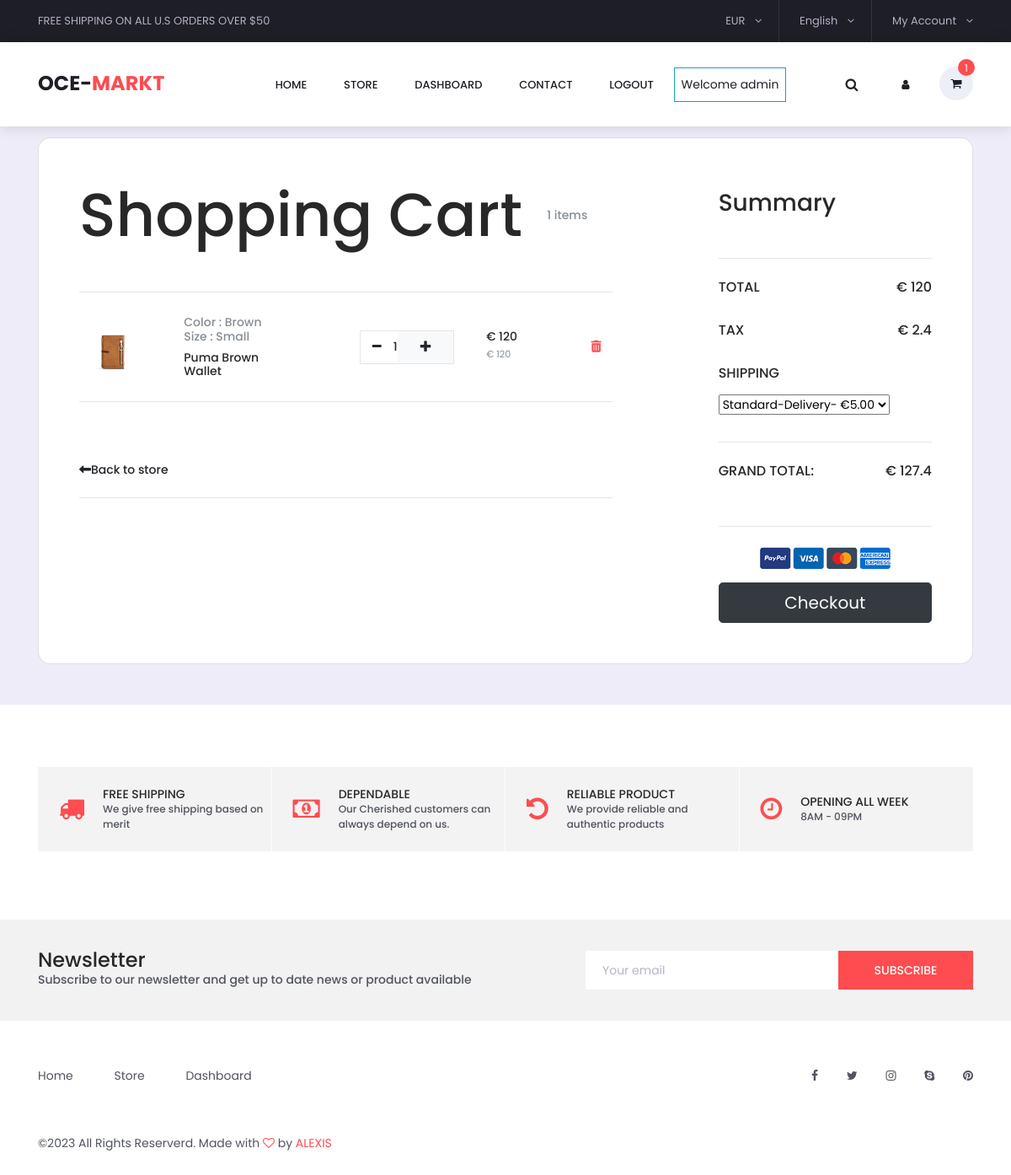
Before: /cart/ (signed in) with the older database file.
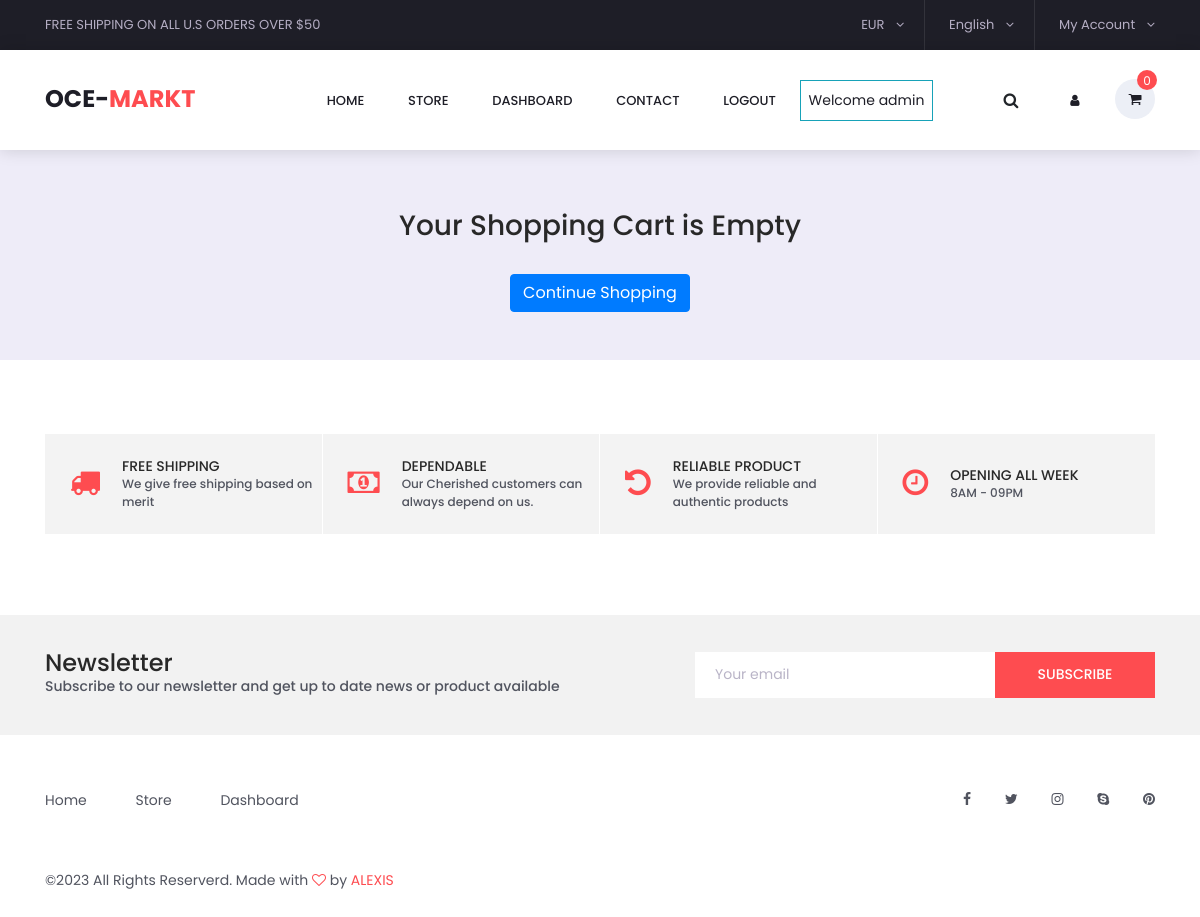
After: the same page with the newer database file.
### carts/models.py (models this page shows, shortened)
class CartItem(models.Model):
    user = models.ForeignKey(Account, on_delete=models.CASCADE, null=True)
    product = models.ForeignKey(Product, on_delete=models.CASCADE)
    variations = models.ManyToManyField(Variation, blank=True)
    cart = models.ForeignKey(Cart, on_delete=models.CASCADE, null=True)
    quantity = models.IntegerField()
    is_active = models.BooleanField(default=True)
    def sub_total(self):
        return self.product.price * self.quantity

### store/models.py (models this page shows, shortened)
class Product(models.Model):
    product_name = models.CharField(max_length=255, unique=True)
    slug = models.SlugField(max_length=255, unique=True)
    description = models.TextField(max_length=600, blank=True)
    price = models.IntegerField()
    old_price = models.IntegerField(blank=True, default=0)
    image = models.ImageField(upload_to='photos/products')
    stock = models.IntegerField()
    tagged = models.CharField(max_length=50, blank=True)
    is_available = models.BooleanField(default=True)
    category = models.ForeignKey(Category, on_delete=models.CASCADE)
    created_date = models.DateTimeField(auto_now_add=True, )
    modified_date = models.DateTimeField(auto_now=True)
    def get_url(self):
        return reverse('product_detail', args=[self.category.slug, self.slug])

class Variation(models.Model):
    product = models.ForeignKey(Product, on_delete=models.CASCADE)
    variation_category = models.CharField(
        max_length=100, choices=variation_category_choice)
    variation_value = models.CharField(max_length=100)
    is_active = models.BooleanField(default=True)
    created_date = models.DateTimeField(auto_now=True)
    updated_date = models.DateTimeField(auto_now=True)
    objects = VariationManager()

### carts/views.py (the view)
# urls.py: path('cart/', include('carts.urls')),
def cart(request, total=0, quantity=0, cart_items=None):
    try:
        tax = 0
        grand_total = 0
        if request.user.is_authenticated:
            cart_items = CartItem.objects.filter(
                user=request.user, is_active=True)
        else:
            cart = Cart.objects.get(cart_id=_cart_id(request))
            cart_items = CartItem.objects.filter(cart=cart, is_active=True)
        for cart_item in cart_items:
            total += (cart_item.product.price * cart_item.quantity)
            quantity += cart_item.quantity
        tax = (2 * total)/100
        grand_total = total + tax + STANDARD_DELIVERY
    except ObjectDoesNotExist:
        pass
    context = {
        'total': total,
        'quantity': quantity,
        'cart_items': cart_items,
        'tax': tax,
        'grand_total': grand_total,
        'standard_delivery': STANDARD_DELIVERY
    }
    return render(request, 'store/cart.html', context)

### carts/context_processors.py (called while the page is built)
def counter(request):
    cart_count = 0
    if 'admin' in request.path:
        return {}
    else:
        try:
            cart = Cart.objects.filter(cart_id=_cart_id(request))
            if request.user.is_authenticated:
                cart_items = CartItem.objects.all().filter(user=request.user)
            else:
                cart_items = CartItem.objects.all().filter(cart=cart[:1])
            for cart_item in cart_items:
                cart_count += cart_item.quantity
        except Cart.DoesNotExist:
            cart_count = 0
    return dict(cart_count=cart_count)

### carts/views.py (called while the page is built)
def _cart_id(request):
    cart = request.session.session_key
    if not cart:
        cart = request.session.create()
    return cart

### category/context_processors.py (called while the page is built)
def menu_links(request):
    links = Category.objects.all()
    return dict(links=links)

### category/models.py (called while the page is built)
    def __str__(self):
        return self.category_name

### templates/store/cart.html (shortened to what the changed rows need)
{% extends 'base.html' %}
{% load static %}
{% block content %}
<br>
<br>
<br>
<br>
<br>
<section class="h-100 h-custom" style="background-color: #eeecf8;">
    <div class="container py-5 h-100">
  {% if not cart_items %}
   <br>
   <br>
  <h3 class="text-center">Your Shopping Cart is Empty</h3>
  <br>
  <div class="text-center">
    <a href="{% url 'store' %}" class="btn btn-primary">Continue Shopping</a>
  </div>
  {% else %}
      <div class="row d-flex justify-content-center align-items-center h-100">
        <div class="col-12">
          <div class="card card-registration card-registration-2" style="border-radius: 15px;">
            <div class="card-body p-0">
              <div class="row g-0">
                <div class="col-lg-8">
                  <div class="p-5">
                    <div class="d-flex justify-content-between align-items-center mb-5">
                      <h1 class="fw-bold mb-0 text-black">Shopping Cart</h1>
                      <h6 class="mb-0 text-muted">{{quantity}} items</h6>
                    </div>
                    <hr class="my-4">
                    {% for cart_item in cart_items %}
                    <div class="row mb-4 d-flex justify-content-between align-items-center">
                      <div class="col-md-2 col-lg-2 col-xl-2">
                        <a href="{{ cart_item.product.get_url }}">  <img
                          src="{{ cart_item.product.image.url}}"
                          class="img-fluid rounded-3" alt="Cotton T-shirt">
                        </a>
                      </div>
                      <div class="col-md-3 col-lg-3 col-xl-3">
                        <h6 class="text-muted">
                          {% if cart_item.variations.all %}
                             {% for item in cart_item.variations.all %}
                               {{ item.variation_category | capfirst}} : {{ item.variation_value | capfirst}} <br>
                             {% endfor %}
                          {% endif %}
                        </h6>
                        <a href="{{ cart_item.product.get_url }}"><h6 class="text-black mb-0">{{ cart_item.product.product_name}}</h6></a>
                      </div>
                      <div class="col-md-3 col-lg-3 col-xl-2 d-flex">
                       <div class="quantity_selector">
                          <a href="{% url 'remove_cart' cart_item.product.id  cart_item.id  %}"><span class="minus"><i class="fa fa-minus" aria-hidden="true"></i></span></a>
                          <span id="quantity_value">{{cart_item.quantity}}</span>
                          <form action="{% url 'add_cart' cart_item.product.id %}" method="POST">
                            <button class="btn btn-light" type="submit"><span class="plus"><i class="fa fa-plus" aria-hidden="true"></i></span></button>
                          </form>
                        </div>
                      </div>
                      <div class="col-md-3 col-lg-2 col-xl-2 offset-lg-1">
                        <h6 class="mb-0">€ {{cart_item.sub_total}}</h6>
                        <small class="text-muted">€ {{cart_item.product.price}}</small>
                      </div>
                      <div class="col-md-1 col-lg-1 col-xl-1 text-end">
                        <a href="{% url 'remove_cart_item' cart_item.product.id cart_item.id %}" onclick="return confirm('Are you sure you want to delete this product?')" class="text-muted"><i class="fas fa-trash-alt" style="color: #fe4c50"></i></a>
                      </div>
                    </div>
                    <hr class="my-4">
                    {% endfor %}
                    <div class="pt-5">
                      <h6 class="mb-0"><a href="{% url 'store' %}" class="text-body"><i
                            class="fas fa-long-arrow-alt-left me-2"></i>Back to store</a></h6>
                    </div>
                    <hr class="my-4">
                  </div>
                </div>
                <div class="col-lg-4 bg-grey">
                  <div class="p-5">
                    <h3 class="fw-bold mb-5 mt-2 pt-1">Summary</h3>
                    <hr class="my-4">
                    <div class="d-flex justify-content-between mb-4">
                      <h5 class="text-uppercase">Total </h5>
                      <h5>€ {{total}}</h5>
                    </div>
                    <div class="d-flex justify-content-between mb-4">
                      <h5 class="text-uppercase">Tax </h5>
                      <h5>€ {{tax}}</h5>
                    </div>
                    <h5 class="text-uppercase mb-3">Shipping</h5>
                    <div class="mb-4 pb-2">
                      <select class="select">
                        <option value="1">Standard-Delivery- €{{ standard_delivery}}.00</option>
                      </select>
                    </div>
                    <hr class="my-4">
                    <div class="d-flex justify-content-between mb-5">
                      <h5 class="text-uppercase">Grand Total:</h5>
                      <h5>€ {{grand_total}}</h5>
                    </div>
                    <hr class="my-4">
                    <p class="text-center mb-3">
                      <img src="{% static 'images/payments.png' %}" height="26">
                    </p>
                    <a href="{% url 'checkout' %}" type="button" class="btn btn-dark btn-block btn-lg"
                      data-mdb-ripple-color="dark">Checkout</a>
                  </div>
                </div>
              </div>
            </div>
          </div>
        </div>
      </div>
      {% endif %}
    </div>
  </section>
{% endblock %}

### templates/base.html (shortened to what the changed rows need)
{% load static %}
{% static "images" as baseURL %}
<!DOCTYPE html>
<html lang="en">
  <head>
    {% load static %}
    <link rel="stylesheet" href="https://cdn.jsdelivr.net/npm/bootstrap@4.6.2/dist/css/bootstrap.min.css">
    <link rel="stylesheet" href="https://cdnjs.cloudflare.com/ajax/libs/font-awesome/6.3.0/css/all.min.css">
    <link
      rel="stylesheet"
      href="{% static 'styles/bootstrap4/bootstrap.min.css' %}"
    />
    <link
      href="{%static 'plugins/font-awesome-4.7.0/css/font-awesome.min.css' %}"
      rel="stylesheet"
    />
    <link
      rel="stylesheet"
      href="{% static 'plugins/OwlCarousel2-2.2.1/owl.carousel.css'%}"
    />
    <link
      rel="stylesheet"
      href="{% static 'plugins/OwlCarousel2-2.2.1/owl.theme.default.css'%}"
    />
    <link
      rel="stylesheet"
      href="{% static 'plugins/OwlCarousel2-2.2.1/animate.css'%}"
    />
    <link rel="stylesheet"  href="{% static 'plugins/jquery-ui-1.12.1.custom/jquery-ui.css' %}">
    <link rel="stylesheet" href="{% static 'styles/main_styles.css'%}" />
    <link rel="stylesheet" href="{% static 'styles/responsive.css' %}" />
    <link rel="stylesheet"  href="{% static 'styles/categories_styles.css' %}">
    <link rel="stylesheet"  href="{% static 'styles/categories_styles.css' %}">
    <link rel="stylesheet"  href="{% static 'styles/categories_responsive.css' %}">
    <link rel="stylesheet"  href="{% static 'styles/single_styles.css' %}">
    <link rel="stylesheet"  href="{% static 'styles/single_responsive.css' %}">
    <link rel="stylesheet"  href="{% static 'styles/contact_styles.css' %}">
    <link rel="stylesheet"  href="{% static 'styles/contact_responsive.css' %}">
    <link rel="stylesheet"  href="{% static 'styles/review.css' %}">
  </head>
  <body>
    <div class="super_container">
      <header class="header trans_300">
        <div class="main_nav_container">
          <div class="container">
            <div class="row">
              <div class="col-lg-12 text-right">
                <nav class="navbar">
                  <ul class="navbar_user">
                    <li class="account" style="background-color: white;">
                    <li class="checkout">
                      <a href="{% url 'cart' %}">
                        <i class="fa fa-shopping-cart" aria-hidden="true"></i>
                        <span id="checkout_items" class="checkout_items"
                          >{{cart_count}}</span
                        >
                      </a>
                    </li>
                  </ul>
                </nav>
              </div>
            </div>
          </div>
        </div>
      </header>
      {% block content %}{% endblock %}
      {% include 'footer.html' %}
  </body>
</html>

Changed rows visible on the page:
removed CartItem: product.image (picture), product.product_name "Puma Brown Wallet", quantity "1", sub_total "120", product.price "120"
no longer on this page (row unchanged): Variation: variation_category "Color", variation_value "Brown"
no longer on this page (row unchanged): Variation: variation_category "Size", variation_value "Small"
Other visible differences:
{{ cart_count }}: "1" → "0"
{{ quantity }}: "1" → (not shown)
{{ total }}: "120" → (not shown)
{{ tax }}: "2.4" → (not shown)
form field value: "Standard-Delivery- €5.00" → (not shown)
{{ grand_total }}: "127.4" → (not shown)
text no longer shown: "Shopping Cart items Back to store Summary TOTAL € TAX € SHIPPING GRAND TOTAL: € Checkout"
text now shown: "Your Shopping Cart is Empty Continue Shopping"
